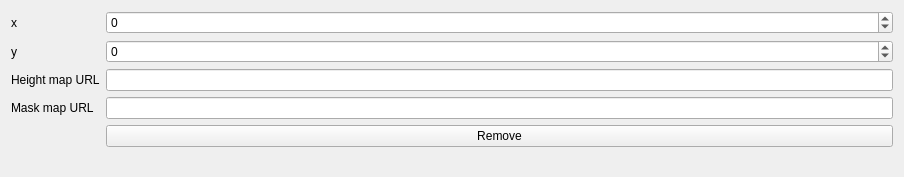
<?xml version="1.0" encoding="UTF-8"?>
<ui version="4.0">
 <class>TerrainSpecSectionWidget</class>
 <widget class="QWidget" name="TerrainSpecSectionWidget">
  <property name="geometry">
   <rect>
    <x>0</x>
    <y>0</y>
    <width>904</width>
    <height>177</height>
   </rect>
  </property>
  <property name="windowTitle">
   <string>Form</string>
  </property>
  <layout class="QFormLayout" name="formLayout">
   <item row="0" column="0">
    <widget class="QLabel" name="label_3">
     <property name="text">
      <string>x</string>
     </property>
    </widget>
   </item>
   <item row="0" column="1">
    <widget class="QSpinBox" name="xSpinBox">
     <property name="minimum">
      <number>-100</number>
     </property>
     <property name="maximum">
      <number>100</number>
     </property>
    </widget>
   </item>
   <item row="1" column="0">
    <widget class="QLabel" name="label_4">
     <property name="text">
      <string>y</string>
     </property>
    </widget>
   </item>
   <item row="1" column="1">
    <widget class="QSpinBox" name="ySpinBox">
     <property name="minimum">
      <number>-100</number>
     </property>
     <property name="maximum">
      <number>100</number>
     </property>
    </widget>
   </item>
   <item row="2" column="0">
    <widget class="QLabel" name="label">
     <property name="text">
      <string>Height map URL</string>
     </property>
    </widget>
   </item>
   <item row="2" column="1">
    <widget class="FileSelectWidget" name="heightmapURLFileSelectWidget"/>
   </item>
   <item row="3" column="0">
    <widget class="QLabel" name="label_2">
     <property name="text">
      <string>Mask map URL</string>
     </property>
    </widget>
   </item>
   <item row="3" column="1">
    <widget class="FileSelectWidget" name="maskMapURLFileSelectWidget"/>
   </item>
   <item row="4" column="1">
    <widget class="QPushButton" name="removeTerrainSectionPushButton">
     <property name="text">
      <string>Remove</string>
     </property>
    </widget>
   </item>
  </layout>
 </widget>
 <customwidgets>
  <customwidget>
   <class>FileSelectWidget</class>
   <extends>QLineEdit</extends>
   <header>../qt/FileSelectWidget.h</header>
  </customwidget>
 </customwidgets>
 <resources/>
 <connections/>
</ui>
